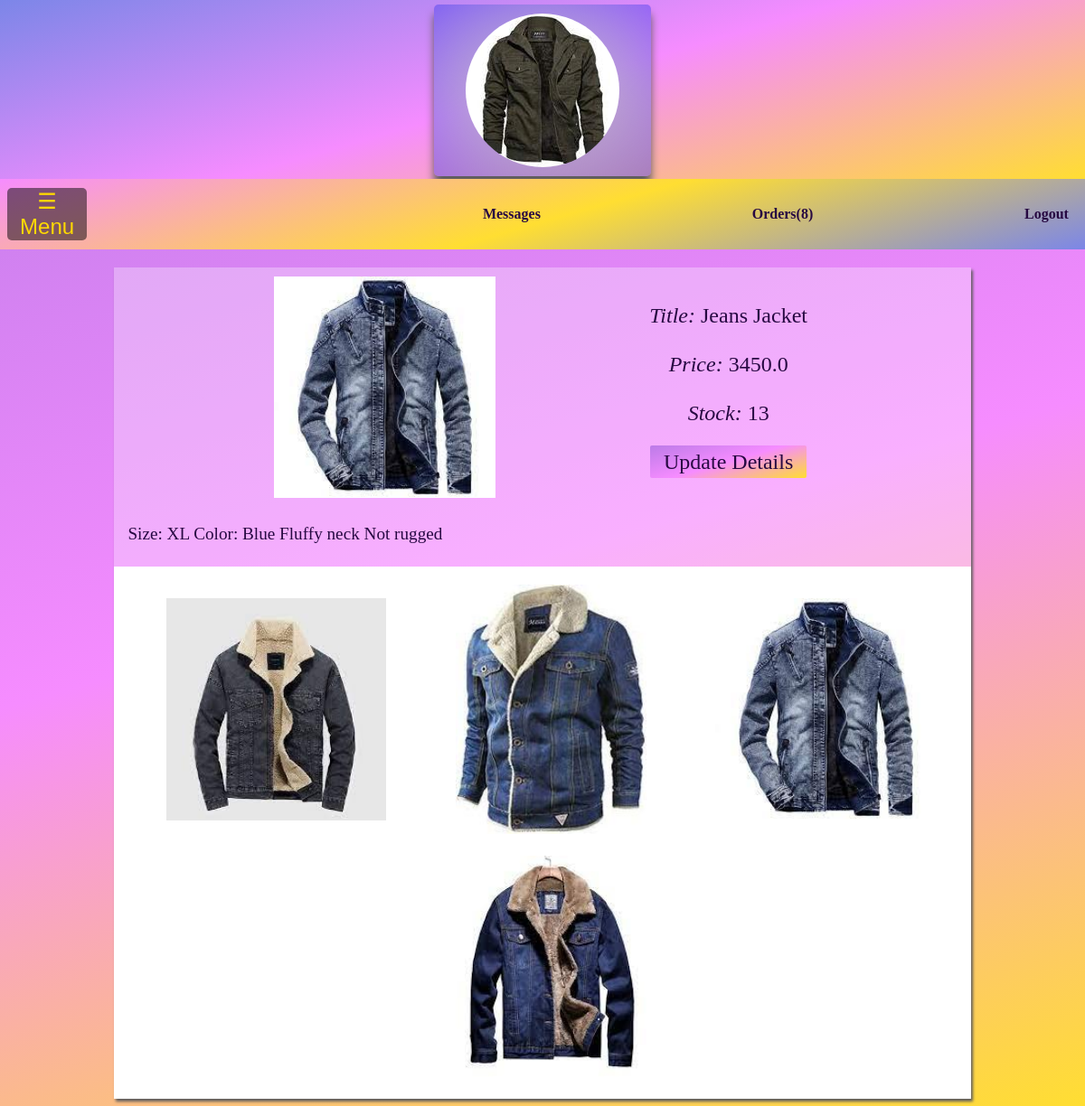
Screenshot of /manageShop/ee01439709b8a93ebf8a (signed in) with the database file from the repository.
### market/models.py (models this page shows)
class Product(db.Model):
    productCode = db.Column(db.String(), primary_key=True)
    shop_id = db.Column(db.Integer(), db.ForeignKey('shop.id'), nullable=False)
    title = db.Column(db.String(), nullable=False)
    price = db.Column(db.Float(), nullable=False)
    stock = db.Column(db.Integer(), nullable=False)
    displayPic = db.Column(db.String(), nullable=False)
    description = db.Column(db.String())
    pic1 = db.Column(db.String())
    pic2 = db.Column(db.String())
    pic3 = db.Column(db.String())
    pic4 = db.Column(db.String())

### market/routes.py (the view)
@app.route('/manageShop/<product_code>', methods=['GET', 'POST'])
def specific_product_page(product_code):
    owner = Owner.query.filter_by(user_id=current_user.id).first()
    current_shop = Shop.query.filter_by(owner_id=owner.id).first()
    if not current_shop:#to redirect users who have no shops to the create shop url
        return redirect(url_for('open_shop'))
    product = Product.query.filter_by(productCode=product_code).first()
    if product:
        print('Product found')
    else:
        print('Not found')
    profile_pic_fn=url_for('static', filename='profile_pics/'+current_shop.profilePic)
    return render_template('manageShop/seller_product.html', product=product, profile_pic=profile_pic_fn,
                    shopCategory=current_shop.category, shopName = current_shop.shopName)

### market/routes.py (called while the page is built)
@login_manager.user_loader#for the login manager to remember that the user was already logged in even after a refresh
def load_user(user_id):
    return User.query.get(int(user_id))

### market/templates/manageShop/seller_product.html (shortened to what this page needs)
{% extends 'manageShop/manage_base.html' %}
{% block body %}
    <div style="display: flex; flex-direction: column; height: 100%; align-items: center;">
        <div id="product-page">
            <div id="regular-details-section">
                <div>
                    {% set dp_dir = '../../static/products/' + product.displayPic %}
                    <img src={{  dp_dir }} id="display-pic">
                </div>
                <div id="regular-details">
                    <div><i>Title: </i>{{ product.title }}</div><br>
                    <div><i>Price: </i>{{ product.price }}</div><br>
                    <div><i>Stock: </i>{{ product.stock }}</div><br>
                    <div><a id="product-update-details-button">Update Details</a></div>
                </div>
            </div>
            <div id="product-description">
                {{ product.description }}
            </div>
            <div id="extra-pics-section">
                {% set init_dir = '../../static/products/' %}
                <div>
                    {% if product.pic1!=none %}
                        {% set dir = init_dir+product.pic1 %}
                        <img src={{ dir }} id="display-pic">
                    {% endif %}
                </div>
                <div>
                    {% if product.pic2!=none %}
                        {% set dir = init_dir+product.pic2 %}
                        <img src={{ dir }} id="display-pic">
                    {% endif %}
                </div>
                <div>
                    {% if product.pic3!=none %}
                        {% set dir = init_dir+product.pic3 %}
                        <img src={{ dir }} id="display-pic">
                    {% endif %}
                </div>
                <div>
                    {% if product.pic4!=none %}
                        {% set dir = init_dir+product.pic4 %}
                        <img src={{ dir }} id="display-pic">
                    {% endif %}
                </div>
            </div>
        </div>
    </div>
{% endblock %}

### market/static/styles/manageShop.css (style rules this page uses)
body { background: linear-gradient(164deg, rgb(188, 123, 232) , rgba(246,140,255,1) , rgba(255,222,50,1) ); color: #270942; text-align: center; overflow-x: hidden; }
#product-page { display: flex; flex-direction: column; flex-wrap: wrap; width: 80%; background-color: #ffffff4d; box-shadow: 2px 3px 3px 0px rgb(94, 92, 92); margin-top: 30px; min-width: 300px; }
#regular-details-section { display: flex; flex-direction: row; align-items: center; justify-content: space-evenly; flex-wrap: wrap; width: 100%; background: transparent; }
#display-pic { width: 100%; height: 100%; margin: 10px; }
#regular-details { display: flex; flex-direction: column; flex-wrap: wrap; align-items: center; justify-content: space-between; font-size: 150%; }
#product-description { margin-top: 10px; font-size: 120%; text-align: justify; margin: 15px; }
#product-update-details-button { background: linear-gradient(164deg, rgb(188, 123, 232) , rgba(246,140,255,1) , rgba(255,222,50,1) ); padding: 5px 15px; margin: 0px 15px; border-radius: 2px; }
#extra-pics-section { display: flex; flex-direction: row; flex-wrap: wrap; align-items: center; justify-content: space-around; background-color: white; margin-top: 10px; padding: 10px; }

### rows the page displays
Product: title "Jeans Jacket", price "3450.0", stock "13", description "Size: XL Color: Blue Fluffy neck Not rugged"
